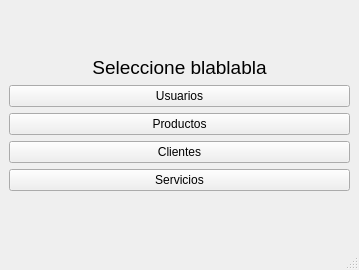
<?xml version="1.0" encoding="UTF-8"?>
<ui version="4.0">
 <class>MainWindow</class>
 <widget class="QMainWindow" name="MainWindow">
  <property name="geometry">
   <rect>
    <x>0</x>
    <y>0</y>
    <width>359</width>
    <height>270</height>
   </rect>
  </property>
  <property name="minimumSize">
   <size>
    <width>359</width>
    <height>270</height>
   </size>
  </property>
  <property name="maximumSize">
   <size>
    <width>359</width>
    <height>270</height>
   </size>
  </property>
  <property name="windowTitle">
   <string>Menú Principal</string>
  </property>
  <widget class="QWidget" name="centralwidget">
   <layout class="QVBoxLayout" name="verticalLayout_2">
    <item>
     <layout class="QVBoxLayout" name="verticalLayout">
      <item>
       <widget class="QLabel" name="label">
        <property name="sizePolicy">
         <sizepolicy hsizetype="Preferred" vsizetype="Maximum">
          <horstretch>0</horstretch>
          <verstretch>0</verstretch>
         </sizepolicy>
        </property>
        <property name="font">
         <font>
          <pointsize>14</pointsize>
         </font>
        </property>
        <property name="text">
         <string>Seleccione blablabla</string>
        </property>
        <property name="alignment">
         <set>Qt::AlignCenter</set>
        </property>
       </widget>
      </item>
      <item>
       <widget class="QPushButton" name="boton_usuarios">
        <property name="text">
         <string>Usuarios</string>
        </property>
       </widget>
      </item>
      <item>
       <widget class="QPushButton" name="boton_productos">
        <property name="text">
         <string>Productos</string>
        </property>
       </widget>
      </item>
      <item>
       <widget class="QPushButton" name="boton_clientes">
        <property name="text">
         <string>Clientes</string>
        </property>
       </widget>
      </item>
      <item>
       <widget class="QPushButton" name="boton_servicios">
        <property name="text">
         <string>Servicios</string>
        </property>
       </widget>
      </item>
     </layout>
    </item>
   </layout>
  </widget>
  <widget class="QMenuBar" name="menubar">
   <property name="geometry">
    <rect>
     <x>0</x>
     <y>0</y>
     <width>359</width>
     <height>19</height>
    </rect>
   </property>
  </widget>
  <widget class="QStatusBar" name="statusbar"/>
 </widget>
 <resources/>
 <connections/>
</ui>
